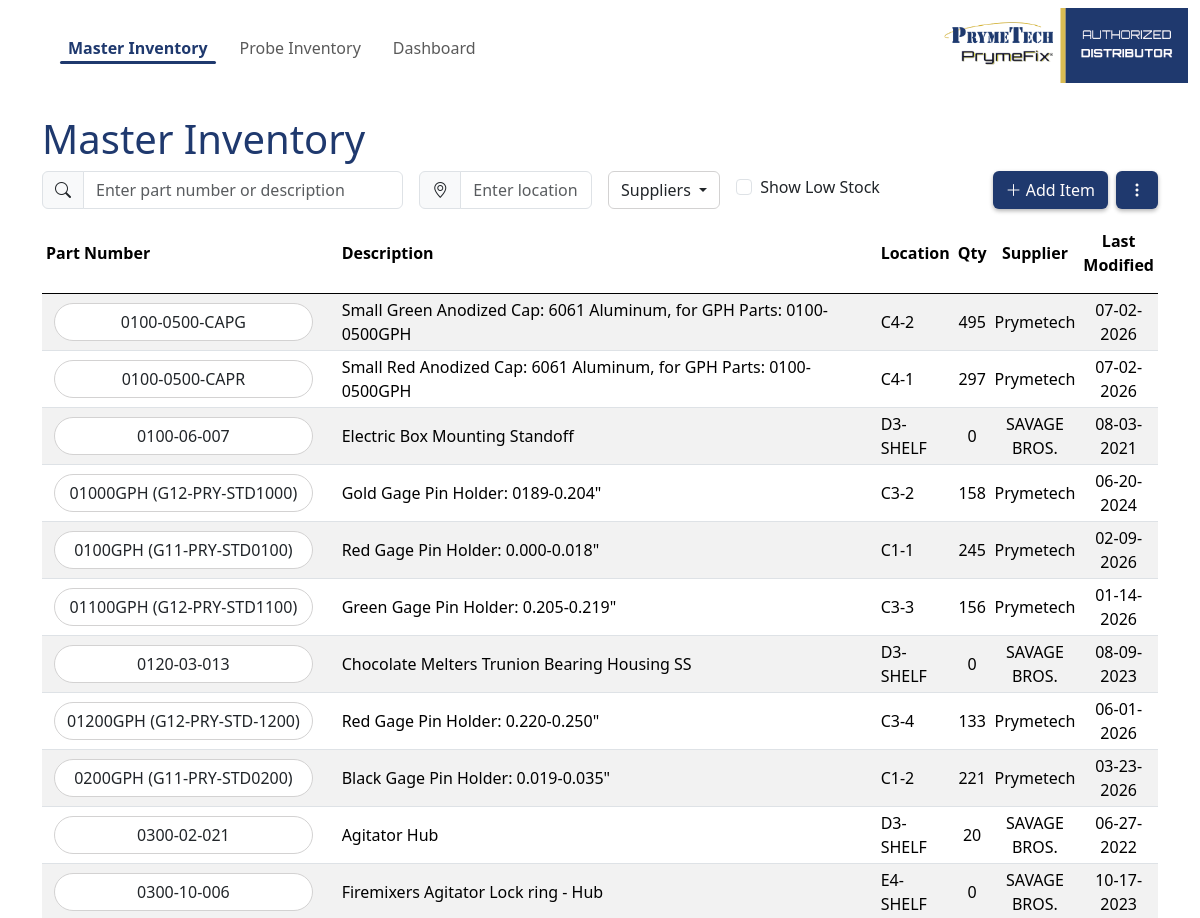
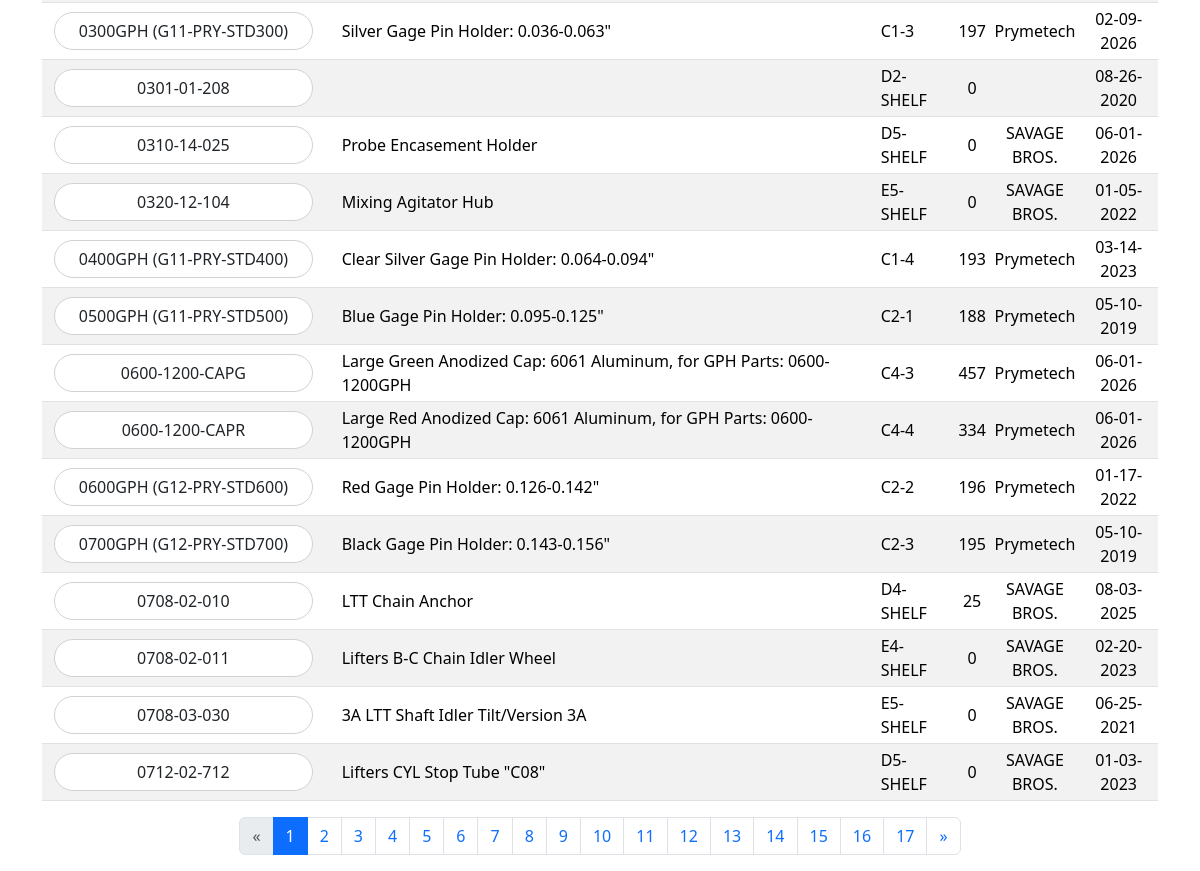
The page / on the database its author committed (2 pictures, top to bottom).
### tables this page shows
CREATE TABLE inventory (
  id INTEGER PRIMARY KEY AUTOINCREMENT,
  part_number TEXT NOT NULL UNIQUE,
  description TEXT,
  location TEXT,
  quantity INTEGER NOT NULL DEFAULT 0,
  min_quantity INTEGER NOT NULL DEFAULT 0,
  customer TEXT,
  last_modify_date TEXT NOT NULL
, image_path TEXT);

### app.py (the view)
@app.route("/")
def inventory_list():
    page = int(request.args.get("page", 1))
    per_page = 25
    low_stock = request.args.get("low_stock") == "1"
    location = request.args.get("location", "").strip()
    search = request.args.get("search", "").strip()
    customer = request.args.get("customer", "").strip()
    conn = get_conn()
    rows = import_inventory.inventory_query(
        conn,
        low_stock=low_stock,
        location=location,
        customer=customer,
        search=search,
    )
    customer_rows = conn.execute("""
        SELECT DISTINCT customer
        FROM inventory
        WHERE customer IS NOT NULL
        AND customer != ''
        ORDER BY customer
    """).fetchall()
    customers = [row["customer"] for row in customer_rows]
    total = len(rows)
    pages = max((total + per_page - 1) // per_page, 1)
    page = min(max(page, 1), pages)
    page_rows = rows[(page - 1) * per_page : page * per_page]
    return render_template(
        "inventory_list.html",
        items=[serialize_row(row) for row in page_rows],
        customers=customers,
        page=page,
        pages=pages,
        total=total,
        low_stock=low_stock,
        location=location or "",
        customer=customer or "",
        search=search or "",
    )

### app.py (called while the page is built)
def get_conn():
    return import_inventory.get_db_connection(DB_PATH)

def serialize_row(row):
    return {key: row[key] for key in row.keys()}

### import_inventory.py (called while the page is built)
def get_db_connection(db_path=DB_PATH):
    conn = sqlite3.connect(db_path, isolation_level=None, detect_types=sqlite3.PARSE_DECLTYPES)
    conn.row_factory = sqlite3.Row
    conn.execute("PRAGMA foreign_keys = ON")
    ensure_schema(conn)
    return conn

def ensure_schema(conn):
    if not os.path.exists(SCHEMA_FILE):
        return
    with open(SCHEMA_FILE, "r", encoding="utf-8") as fp:
        conn.executescript(fp.read())
    cols = [row[1] for row in conn.execute("PRAGMA table_info(inventory)").fetchall()]
    if "image_path" not in cols:
        conn.execute("ALTER TABLE inventory ADD COLUMN image_path TEXT")

def inventory_query(conn, low_stock=False, location=None, customer=None, search=None):
    query = "SELECT * FROM inventory"
    clauses = []
    params = []
    if low_stock:
        clauses.append("quantity <= min_quantity AND min_quantity > 0")
    if location:
        clauses.append("location LIKE ?")
        params.append(f"%{location.strip()}%")
    if customer:
        clauses.append("LOWER(customer) LIKE LOWER(?)")
        params.append(f"%{customer.strip()}%")
    if search:
        clauses.append("""
            (LOWER(part_number) LIKE LOWER(?)
            OR LOWER(description) LIKE LOWER(?))
        """)
        params.extend([f"%{search.strip()}%", f"%{search.strip()}%"])
    if clauses:
        query += " WHERE " + " AND ".join(clauses)
    query += " ORDER BY part_number ASC"
    return conn.execute(query, params).fetchall()

### templates/inventory_list.html (shortened to what this page needs)
{% extends 'layout.html' %}
{% from '_inventory_macros.html' import search_form %}
{% block content %}
  <h1 style="color: #1f396e;">Master Inventory</h1>
  {{ search_form('inventory_list', customers, search, customer, low_stock, location, 'addInventoryItemModal') }}
  <div class="table-responsive">
    <table class="table table-sm table-striped">
      <thead>
        <tr>
          <th style="width: 300px;">Part Number</th>
          <th style="width: 550px;" >Description</th>
          <th>Location</th>
          <th style="text-align: center;">Qty</th>
          <th style="text-align: center;">Supplier</th>
          <th style="text-align: center;">Last Modified</th>
        </tr>
      </thead>
      <tbody>
        {% for item in items %}
          <tr>
            <td><a class="btn ms-2 part-btn" href="{{ url_for('item_detail', item_id=item.id) }}">{{ item.part_number }}</a></td>
            <td>{{ item.description or '' }}</td>
            <td>{{ item.location or '' }}</td>
            {% if item.quantity <= item.min_quantity and item.min_quantity > 0 %}
              <td style="text-align: center; color: red; font-weight: 700;">{{ item.quantity }}</td>
            {% else %}
              <td style="text-align: center;">{{ item.quantity }}</td>
            {% endif %}
            <td style="text-align: center;">{{ item.customer or '' }}</td>
            <td style="text-align: center;">{{ item.last_modify_date }}</td>
          </tr>
        {% endfor %}
      </tbody>
    </table>
  </div>
  <div class="d-flex justify-content-center">
  <nav aria-label="Page navigation">
    <ul class="pagination">
      <li class="page-item {% if page == 1 %}disabled{% endif %}">
        <a class="page-link" href="?page={{ page - 1 }}&search={{ search }}&location={{ location }}&customer={{ customer }}&low_stock={{ '1' if low_stock else '' }}" aria-label="Previous">
          <span aria-hidden="true">&laquo;</span>
        </a>
      </li>
      {% for p in range(1, pages + 1) %}
        <li class="page-item {% if p == page %}active{% endif %}">
          <a class="page-link" href="?page={{ p }}&search={{ search }}&location={{ location }}&customer={{ customer }}&low_stock={{ '1' if low_stock else '' }}">{{ p }}</a>
        </li>
      {% endfor %}
      <li class="page-item {% if page == pages %}disabled{% endif %}">
        <a class="page-link" href="?page={{ page + 1 }}&search={{ search }}&location={{ location }}&customer={{ customer }}&low_stock={{ '1' if low_stock else '' }}" aria-label="Next">
          <span aria-hidden="true">&raquo;</span>
        </a>
        </li>
    </ul>
  </nav>
  </div>
{% endblock %}

### templates/layout.html (shortened to what this page needs)
<!doctype html>
<html lang="en">
  <head>
    <link rel="stylesheet" href="https://cdn.jsdelivr.net/npm/bootstrap@5.3.2/dist/css/bootstrap.min.css">
    <link rel="stylesheet" href="https://cdn.jsdelivr.net/npm/bootstrap-icons@1.11.0/font/bootstrap-icons.css">
  </head>
  <body>
    <nav class="navbar navbar-expand-lg navbar-light mb-4">
      <div class="container-fluid">
        <div class="collapse navbar-collapse" id="navbarNav">
          <ul class="navbar-nav ms-5 mb-2 mb-lg-0">
            <li class="nav-item">
              <a class="nav-link{% if request.path.endswith('/') %} active{% endif %}" href="{{ url_for('inventory_list') }}">Master Inventory</a>
            </li>
            <li class="nav-item">
              <a class="nav-link{% if request.path.startswith('/probe-inventory') %} active{% endif %}" href="{{ url_for('probe_inventory_list') }}">Probe Inventory</a>
            </li>
            <li class="nav-item">
              <a class="nav-link{% if request.path.startswith('/dashboard') %} active{% endif %}" href="{{ url_for('dashboard') }}">Dashboard</a>
            </li>
          </ul>
        </div>
          <img src="{{ url_for('static', filename='ptech-logo.webp') }}" alt="PrymeTech Logo" class="img-fluid" style="max-height: 75px;">
      </div>
    </nav>
    <div class="container">
      {% block content %}{% endblock %}
    </div>
  </body>
</html>

### templates/_inventory_macros.html (shortened to what this page needs)
{% macro search_form(list_route, customers, search, customer, low_stock, location, add_modal_id) %}
<form class="row g-3 mb-3" method="get">
  <div class="col-md-4">
    <div class="input-group">
        <span class="input-group-text">
        <i class="bi bi-search"></i>
        </span>
        <input type="text" name="search" class="form-control"
            placeholder="Enter part number or description"
            value="{{ search }}">
    </div>
  </div>
  <div class="col-md-2">
    <div class="input-group">
        <span class="input-group-text">
        <i class="bi bi-geo-alt"></i>
        </span>
        <input type="text" name="location" class="form-control"
            placeholder="Enter location"
            value="{{ location }}">
    </div>
  </div>
  <div class="dropdown col-auto">
    <button class="btn supplier-btn dropdown-toggle"
            type="button"
            id="dropdownMenuButton"
            data-bs-toggle="dropdown"
            aria-expanded="false">
      {{ customer if customer else 'Suppliers' }}
    </button>
  </div>
  <div class="col-auto">
    <div class="form-check mt-1">
      <input class="form-check-input" type="checkbox"
             style="accent-color: red;"
             id="low_stock" name="low_stock" value="1"
             onchange="this.form.submit()">
      <label class="form-check-label" for="low_stock">Show Low Stock</label>
    </div>
  </div>
  <div class="col-auto ms-auto d-flex align-items-center gap-2">
    <button
      class="btn export-add-btn"
      type="button"
      data-bs-toggle="modal"
      data-bs-target="#{{ add_modal_id }}">
      <i class="bi bi-plus-lg"></i>
      Add Item
    </button>
    <div class="dropdown">
      <button class="btn export-add-btn"
              type="button"
              data-bs-toggle="dropdown"
              aria-expanded="false"
              title="More options">
        <i class="bi bi-three-dots-vertical"></i>
      </button>
    </div>
  </div>
</form>
{% endmacro %}

### templates/layout.html (style rules this page uses)
.navbar-nav { gap: 1rem; }
.navbar-nav .nav-link { position: relative; padding-bottom: 0.25rem; }
.navbar-nav .nav-link.active { font-weight: 700; color: #1f396e; }
.navbar-nav .nav-link.active::after { content: ""; position: absolute; left: 0; right: 0; bottom: 0; height: 3px; background-color: currentColor; border-radius: 2px; }

### templates/inventory_list.html (style rules this page uses)
.part-btn { background-color: white; border-radius: 1.25rem; border: 1px solid #d3d2d2; width: 90%; }
.table td, .table th { vertical-align: middle !important; }
thead th { padding-bottom: 1rem !important; border-bottom: .5px solid black !important; }
.table-striped tbody tr:nth-child(odd) { background-color: #f2f2f2; }
.table-striped tbody tr:nth-child(even) { background-color: white; }

### templates/_inventory_macros.html (style rules this page uses)
.supplier-btn { background-color: white; border: 1px solid #d3d2d2; }
.export-add-btn { background-color: #1f396e; box-shadow: 0px 2px 4px rgba(0, 0, 0, 0.3); color: rgb(255, 252, 252); }

### rows shown on the page
inventory: part_number "0100-0500-CAPG", description "Small Green Anodized Cap: 6061 Aluminum, for GPH Parts: 0100-0500GPH", location "C4-2", quantity "495", customer "Prymetech", last_modify_date "07-02-2026"
inventory: part_number "0100-0500-CAPR", description "Small Red Anodized Cap: 6061 Aluminum, for GPH Parts: 0100-0500GPH", location "C4-1", quantity "297", customer "Prymetech", last_modify_date "07-02-2026"
inventory: part_number "0100-06-007", description "Electric Box Mounting Standoff", location "D3-SHELF", quantity "0", customer "SAVAGE BROS.", last_modify_date "08-03-2021"
inventory: part_number "01000GPH (G12-PRY-STD1000)", description "Gold Gage Pin Holder: 0189-0.204\"", location "C3-2", quantity "158", customer "Prymetech", last_modify_date "06-20-2024"
inventory: part_number "0100GPH (G11-PRY-STD0100)", description "Red Gage Pin Holder: 0.000-0.018\"", location "C1-1", quantity "245", customer "Prymetech", last_modify_date "02-09-2026"
inventory: part_number "01100GPH (G12-PRY-STD1100)", description "Green Gage Pin Holder: 0.205-0.219\"", location "C3-3", quantity "156", customer "Prymetech", last_modify_date "01-14-2026"
inventory: part_number "0120-03-013", description "Chocolate Melters Trunion Bearing Housing SS", location "D3-SHELF", quantity "0", customer "SAVAGE BROS.", last_modify_date "08-09-2023"
inventory: part_number "01200GPH (G12-PRY-STD-1200)", description "Red Gage Pin Holder: 0.220-0.250\"", location "C3-4", quantity "133", customer "Prymetech", last_modify_date "06-01-2026"
inventory: part_number "0200GPH (G11-PRY-STD0200)", description "Black Gage Pin Holder: 0.019-0.035\"", location "C1-2", quantity "221", customer "Prymetech", last_modify_date "03-23-2026"
inventory: part_number "0300-02-021", description "Agitator Hub", location "D3-SHELF", quantity "20", customer "SAVAGE BROS.", last_modify_date "06-27-2022"
inventory: part_number "0300-10-006", description "Firemixers Agitator Lock ring - Hub", location "E4-SHELF", quantity "0", customer "SAVAGE BROS.", last_modify_date "10-17-2023"
inventory: part_number "0300GPH (G11-PRY-STD300)", description "Silver Gage Pin Holder: 0.036-0.063\"", location "C1-3", quantity "197", customer "Prymetech", last_modify_date "02-09-2026"
inventory: part_number "0301-01-208", location "D2-SHELF", quantity "0", last_modify_date "08-26-2020"
inventory: part_number "0310-14-025", description "Probe Encasement Holder", location "D5-SHELF", quantity "0", customer "SAVAGE BROS.", last_modify_date "06-01-2026"
inventory: part_number "0320-12-104", description "Mixing Agitator Hub", location "E5-SHELF", quantity "0", customer "SAVAGE BROS.", last_modify_date "01-05-2022"
inventory: part_number "0400GPH (G11-PRY-STD400)", description "Clear Silver Gage Pin Holder: 0.064-0.094\"", location "C1-4", quantity "193", customer "Prymetech", last_modify_date "03-14-2023"
inventory: part_number "0500GPH (G11-PRY-STD500)", description "Blue Gage Pin Holder: 0.095-0.125\"", location "C2-1", quantity "188", customer "Prymetech", last_modify_date "05-10-2019"
inventory: part_number "0600-1200-CAPG", description "Large Green Anodized Cap: 6061 Aluminum, for GPH Parts: 0600-1200GPH", location "C4-3", quantity "457", customer "Prymetech", last_modify_date "06-01-2026"
inventory: part_number "0600-1200-CAPR", description "Large Red Anodized Cap: 6061 Aluminum, for GPH Parts: 0600-1200GPH", location "C4-4", quantity "334", customer "Prymetech", last_modify_date "06-01-2026"
inventory: part_number "0600GPH (G12-PRY-STD600)", description "Red Gage Pin Holder: 0.126-0.142\"", location "C2-2", quantity "196", customer "Prymetech", last_modify_date "01-17-2022"
inventory: part_number "0700GPH (G12-PRY-STD700)", description "Black Gage Pin Holder: 0.143-0.156\"", location "C2-3", quantity "195", customer "Prymetech", last_modify_date "05-10-2019"
inventory: part_number "0708-02-010", description "LTT Chain Anchor", location "D4-SHELF", quantity "25", customer "SAVAGE BROS.", last_modify_date "08-03-2025"
inventory: part_number "0708-02-011", description "Lifters B-C Chain Idler Wheel", location "E4-SHELF", quantity "0", customer "SAVAGE BROS.", last_modify_date "02-20-2023"
inventory: part_number "0708-03-030", description "3A LTT Shaft Idler Tilt/Version 3A", location "E5-SHELF", quantity "0", customer "SAVAGE BROS.", last_modify_date "06-25-2021"
inventory: part_number "0712-02-712", description "Lifters CYL Stop Tube \"C08\"", location "D5-SHELF", quantity "0", customer "SAVAGE BROS.", last_modify_date "01-03-2023"

### other values the page prints
{{ customer if customer else 'Suppliers' }} "Suppliers"
{{ p }} "1" "2" "3" "4" "5" "6" "7" "8" "9" "10" "11" "12" "13" "14" "15" "16" "17"
